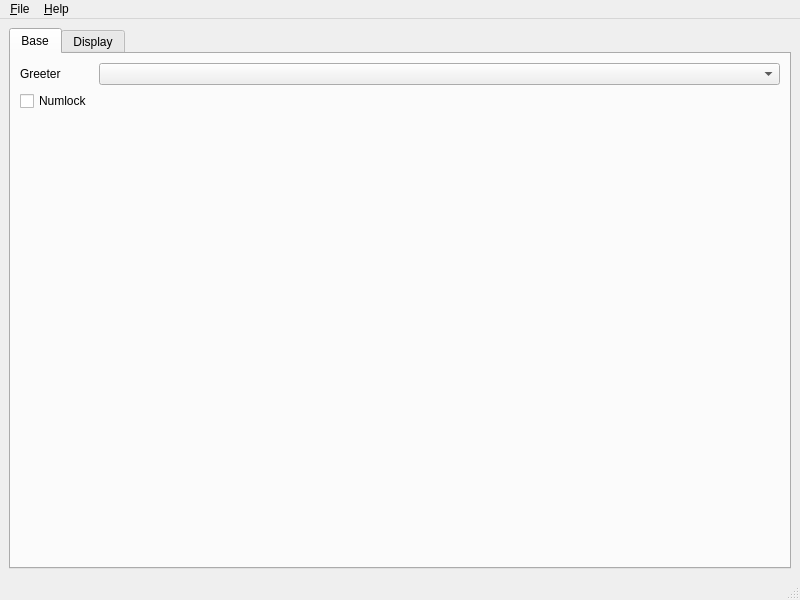
<?xml version="1.0" encoding="UTF-8"?>
<ui version="4.0">
 <class>MainWindow</class>
 <widget class="QMainWindow" name="MainWindow">
  <property name="geometry">
   <rect>
    <x>0</x>
    <y>0</y>
    <width>800</width>
    <height>600</height>
   </rect>
  </property>
  <property name="windowTitle">
   <string>MainWindow</string>
  </property>
  <widget class="QWidget" name="centralwidget">
   <layout class="QVBoxLayout" name="verticalLayout">
    <item>
     <widget class="QTabWidget" name="tabWidget">
      <property name="currentIndex">
       <number>0</number>
      </property>
      <widget class="QWidget" name="tab">
       <attribute name="title">
        <string>Base</string>
       </attribute>
       <layout class="QHBoxLayout" name="verticalLayout_2">
        <item>
         <layout class="QFormLayout" name="formLayout">
          <property name="fieldGrowthPolicy">
           <enum>QFormLayout::AllNonFixedFieldsGrow</enum>
          </property>
          <item row="1" column="0">
           <widget class="QLabel" name="label">
            <property name="text">
             <string>Greeter</string>
            </property>
           </widget>
          </item>
          <item row="1" column="1">
           <widget class="QComboBox" name="comboGreeter"/>
          </item>
          <item row="2" column="0">
           <widget class="QCheckBox" name="checkNumlock">
            <property name="text">
             <string>Numlock</string>
            </property>
           </widget>
          </item>
         </layout>
        </item>
       </layout>
      </widget>
      <widget class="QWidget" name="tab_2">
       <attribute name="title">
        <string>Display</string>
       </attribute>
       <layout class="QHBoxLayout" name="horizontalLayout">
        <item>
         <layout class="QFormLayout" name="formLayout_2">
          <property name="fieldGrowthPolicy">
           <enum>QFormLayout::AllNonFixedFieldsGrow</enum>
          </property>
          <item row="0" column="0">
           <widget class="QLabel" name="label_2">
            <property name="text">
             <string>GTK Theme</string>
            </property>
           </widget>
          </item>
          <item row="0" column="1">
           <widget class="QComboBox" name="comboGtkTheme"/>
          </item>
          <item row="1" column="0">
           <widget class="QCheckBox" name="checkShowBottomPanel">
            <property name="text">
             <string>Show bottom panel</string>
            </property>
           </widget>
          </item>
          <item row="2" column="0">
           <widget class="QCheckBox" name="checkShowLanguageSelector">
            <property name="text">
             <string>Show language selector</string>
            </property>
           </widget>
          </item>
          <item row="3" column="0">
           <widget class="QCheckBox" name="checkShowKeyboard">
            <property name="text">
             <string>Show keyboard</string>
            </property>
           </widget>
          </item>
          <item row="4" column="0">
           <widget class="QLabel" name="label_3">
            <property name="text">
             <string>Theme</string>
            </property>
           </widget>
          </item>
          <item row="4" column="1">
           <widget class="QComboBox" name="comboTheme"/>
          </item>
          <item row="5" column="0">
           <widget class="QLabel" name="label_4">
            <property name="text">
             <string>Background</string>
            </property>
           </widget>
          </item>
          <item row="5" column="1">
           <widget class="QLineEdit" name="editBackground"/>
          </item>
          <item row="6" column="1">
           <widget class="QPushButton" name="buttonBrowse">
            <property name="text">
             <string>Browse</string>
            </property>
           </widget>
          </item>
          <item row="7" column="1">
           <widget class="QGraphicsView" name="graphicsView"/>
          </item>
         </layout>
        </item>
       </layout>
      </widget>
     </widget>
    </item>
   </layout>
  </widget>
  <widget class="QMenuBar" name="menubar">
   <property name="geometry">
    <rect>
     <x>0</x>
     <y>0</y>
     <width>800</width>
     <height>18</height>
    </rect>
   </property>
   <widget class="QMenu" name="menu_File">
    <property name="title">
     <string>&amp;File</string>
    </property>
    <addaction name="action_Save"/>
    <addaction name="separator"/>
    <addaction name="actionE_xit"/>
   </widget>
   <widget class="QMenu" name="menu_Help">
    <property name="title">
     <string>&amp;Help</string>
    </property>
    <addaction name="action_About"/>
   </widget>
   <addaction name="menu_File"/>
   <addaction name="menu_Help"/>
  </widget>
  <widget class="QStatusBar" name="statusbar"/>
  <action name="action_About">
   <property name="text">
    <string>&amp;About</string>
   </property>
  </action>
  <action name="action_Save">
   <property name="text">
    <string>&amp;Save</string>
   </property>
  </action>
  <action name="actionE_xit">
   <property name="text">
    <string>E&amp;xit</string>
   </property>
  </action>
 </widget>
 <resources/>
 <connections/>
</ui>
